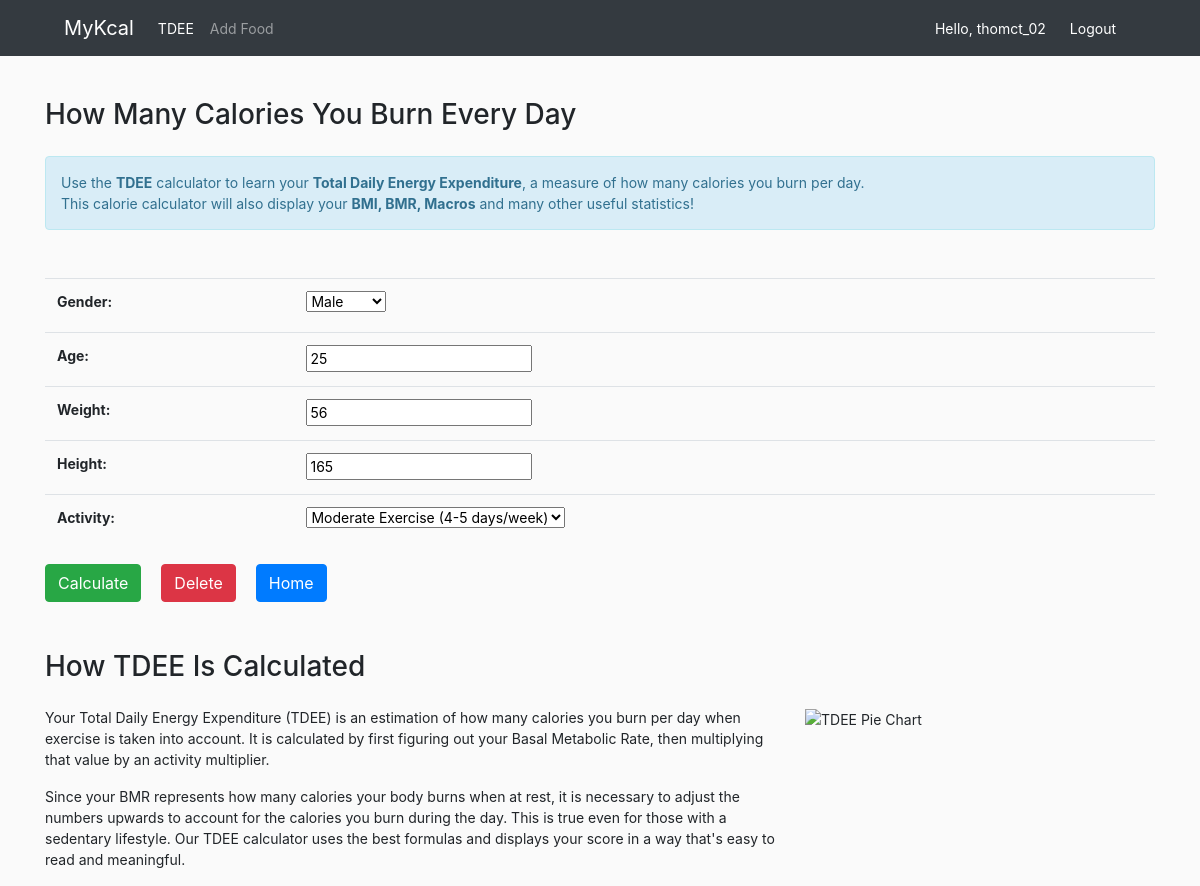
Page /profile/1/update (signed in) on the committed database.
### MyKcal/models.py (models this page shows, shortened)
class UserProfile(models.Model):
    user = models.OneToOneField(User, on_delete=models.CASCADE, primary_key=True)
    GENDER_CHOICES = (
      ('Male', 'Male'),
      ('Female', 'Female'),
    )
    gender = models.CharField(max_length=10, choices=GENDER_CHOICES)
    age=models.IntegerField()
    weight=models.IntegerField()
    height=models.IntegerField()
    activity=models.ForeignKey(Activity, on_delete=models.CASCADE)
    calories=models.IntegerField(default=0, blank=True)

### MyKcal/views.py (the view)
# urls.py: path('profile/<int:id>/update', views.updateProfile, name='updateProfile'),
@login_required(login_url='login')
def updateProfile(request, id):
    try:
        profile = UserProfile.objects.get(pk = id)
    except UserProfile.DoesNotExist:
        return redirect('createProfile')
    if request.method=="POST":
        form = UserProfileForm(request.POST, instance = profile)
        if form.is_valid():
            form.save()
            messages.success(request, 'Update profile successfully!')
            return redirect('profile')
    form = UserProfileForm(instance = profile)
    context = {'form': form, 'profile_id': profile.pk}
    return render(request, 'profile/userProfileForm.html', context)

### MyKcal/forms.py
class UserProfileForm(ModelForm):
    class Meta:
        model=UserProfile
        fields=['gender', 'age', 'weight', 'height', 'activity']

### MyKcal/models.py (called while the page is built)
    def __str__(self):
        return self.name

### MyKcal/templates/profile/userProfileForm.html (shortened to what this page needs)
{% extends 'home.html' %}
{% load static %}
{% block content %}
  <head>
  </head>
  <div class="profile-form">
    <h3>How Many Calories You Burn Every Day</h3>
    <div class="intro mt-4">
      Use the <b>TDEE</b> calculator to learn your <b>Total Daily Energy Expenditure</b>, a measure of how many calories you burn per day.
      <br />
      This calorie calculator will also display your <b><a class="link" href="{% url 'profile' %}">BMI, BMR, Macros</a></b> and many other useful statistics!
    </div>
    <form action="" method="POST" class="my-5">
      <table class="table">
        <tbody>
          {{ form.as_table }}
        </tbody>
      </table>
      <input type="submit" class="btn btn-success" value="Calculate">
      {% if profile_id %}
        <a class="btn btn-danger ml-3" href="{% url 'deleteProfile' id=profile_id %}"
          onclick="return confirm('Are you sure want to delete this profile?');">
          Delete
        </a>
      {% endif %}
      <a class="btn btn-primary ml-3" href="{% url 'home' %}">
        Home
      </a>
    </form>
    <h3>How TDEE Is Calculated</h3>
    <div class="row gx-4 mt-4">
      <div class="col-8">
        <p>Your Total Daily Energy Expenditure (TDEE) is an estimation of how many calories you burn per day when exercise is taken into account. It is calculated by first figuring out your Basal Metabolic Rate, then multiplying that value by an activity multiplier.</p>
        <p>Since your BMR represents how many calories your body burns when at rest, it is necessary to adjust the numbers upwards to account for the calories you burn during the day. This is true even for those with a sedentary lifestyle. Our TDEE calculator uses the best formulas and displays your score in a way that's easy to read and meaningful.</p>
      </div>
      <div class="col-4">
        <img src="https://tdeecalculator.net/assets/images/tdee-pie-chart.png"
          alt="TDEE Pie Chart" class="pull-right" width="300" height="154">
      </div>
    </div>
  </div>
{% endblock %}

### MyKcal/templates/nav.html (shortened to what this page needs)
{% load static %}
<nav class="navbar navbar-expand-lg navbar-dark bg-dark">
  <a class="navbar-brand ml-5" href="{% url 'home' %}">MyKcal</a>
  <div class="collapse navbar-collapse" id="navbarNavAltMarkup">
    <div class="navbar-nav">
      {% if request.user.pk %}
        <a class="nav-item nav-link active" href="{% url 'profile' %}">TDEE<span class="sr-only">(current)</span></a>
        <a class="nav-item nav-link" href={% url 'addFood' %}>Add Food</a>
      {% endif %}
    </div>
  </div>
  <div class="mr-5">
    {% if request.user.pk %}
      <span class="hello-msg">Hello, {{request.user}}</span>
      <span >
        <a class="hello-msg" href="{% url 'logout' %}">Logout</a>
      </span>
    {% else %}
      <span >
        <a class="hello-msg" href="{% url 'login' %}">Login</a>
      </span>
    {% endif %}
  </div>
</nav>

### MyKcal/templates/home.html (style rules this page uses)
body { background-color: #FAFAFA; font-size: 14px; }

### MyKcal/templates/nav.html (style rules this page uses)
.hello-msg { margin-right: 20px; color: white; }

### MyKcal/templates/profile/userProfileForm.html (style rules this page uses)
.intro { padding: 15px; margin-bottom: 20px; border: 1px solid transparent; border-radius: 4px; color: #31708f; background-color: #d9edf7; border-color: #bce8f1; }
.link { color: #31708f; }
.profile-form { font-size: 14px; }

### rows in the picture
UserProfile: gender "Male", age "25", weight "56", height "165", activity "Moderate Exercise (4-5 days/week)"

### other values in the picture
{{ request.user }} "thomct_02"
